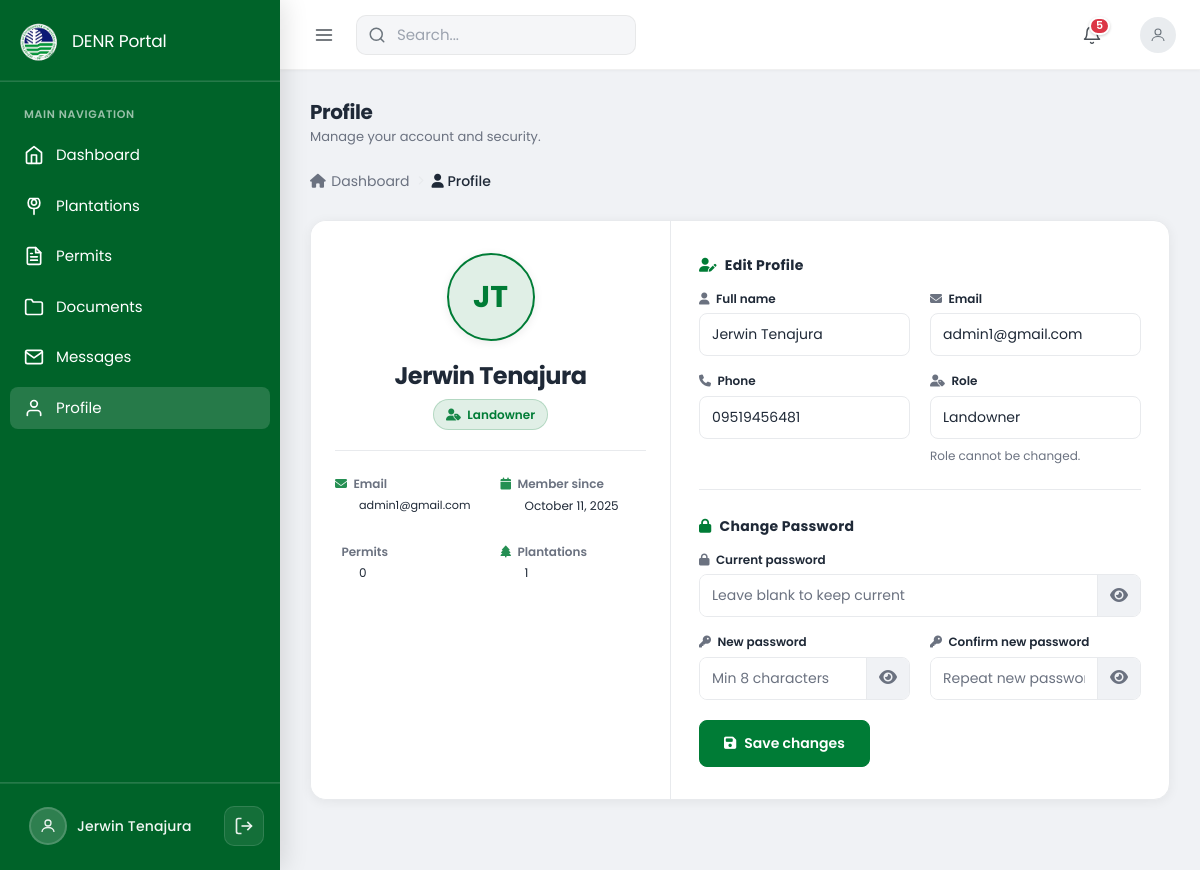
The app's page /modules/landowner/profile/profile.php (signed in) with its own data.
### tables this page shows
CREATE TABLE `users` (
  `user_id` int(11) NOT NULL,
  `full_name` varchar(150) NOT NULL,
  `email` varchar(100) NOT NULL,
  `password` varchar(255) NOT NULL,
  `role` enum('landowner','officer','admin') NOT NULL,
  `contact_number` varchar(20) DEFAULT NULL,
  `created_at` timestamp NOT NULL DEFAULT current_timestamp(),
  `profile_img` varchar(255) DEFAULT 'default.png',
  `status` enum('active','inactive') DEFAULT 'active'
);

### modules/landowner/profile/profile.php (the view, shortened to what the rows shown need)
<?php
$database = new Database();
$db = $database->getConnection();
$user_id = $_SESSION['user_id'];
$query = "SELECT * FROM users WHERE user_id = :user_id";
$stmt = $db->prepare($query);
$stmt->execute([':user_id' => $user_id]);
$user = $stmt->fetch(PDO::FETCH_ASSOC);
$profile_img = $user['profile_img'] ?? 'default.png';
$profile_img_path = __DIR__ . '/../../../assets/uploads/profiles/' . $profile_img;
$has_image = ($profile_img !== 'default.png' && !empty($profile_img) && file_exists($profile_img_path));
$initials = 'U';
if (!empty($user['full_name'])) {
    $words = explode(' ', trim($user['full_name']));
    $initials = strtoupper(mb_substr($words[0], 0, 1));
    if (count($words) > 1) $initials .= strtoupper(mb_substr($words[1], 0, 1));
}
?>
<!DOCTYPE html>
<html lang="en">
<head>
    <link href="https://cdn.jsdelivr.net/npm/bootstrap@5.3.0/dist/css/bootstrap.min.css" rel="stylesheet">
    <link rel="stylesheet" href="https://cdnjs.cloudflare.com/ajax/libs/font-awesome/6.4.0/css/all.min.css">
    <link rel="stylesheet" href="../../../assets/css/main.css">
    <link rel="stylesheet" href="../../../assets/css/admin_dashboard.css">
    <link rel="stylesheet" href="../../../assets/css/admin_profile.css">
</head>
<body class="admin-profile-page">
    <div class="dashboard-container">
        <?php include __DIR__ . '/../../../includes/sidebar.php'; ?>
        <main class="main-content">
            <?php include __DIR__ . '/../../../includes/header.php'; ?>
            <div class="dashboard-content admin-dashboard admin-profile">
                <header class="admin-dashboard-header">
                    <div>
                        <h1 class="admin-dashboard-title">Profile</h1>
                    </div>
                </header>
                <div class="profile-container">
                    <div class="profile-col profile-col-hero">
                        <div class="profile-hero">
                            <div class="profile-hero-avatar-wrap">
                                <label for="profileUpload" class="profile-hero-avatar" id="profileHeroAvatar" tabindex="0" aria-label="Change profile photo">
                                    <?php if ($has_image): ?>
                                    <img id="profileImage" src="../../../assets/uploads/profiles/<?php echo htmlspecialchars($profile_img); ?>" alt="" onerror="this.style.display='none'; var p=document.getElementById('profileImagePlaceholder'); if(p) p.style.display='flex';">
                                    <span id="profileImagePlaceholder" class="profile-hero-initials" style="display:none;"><?php echo htmlspecialchars($initials); ?></span>
                                    <?php else: ?>
                                    <span id="profileImagePlaceholder" class="profile-hero-initials"><?php echo htmlspecialchars($initials); ?></span>
                                    <?php endif; ?>
                                </label>
                            </div>
                            <div class="profile-hero-info">
                                <h3 class="profile-hero-name" id="profileDisplayName"><?php echo htmlspecialchars($user['full_name'] ?? 'User'); ?></h3>
                                <div class="profile-hero-role-wrap">
                                    <i class="fas fa-user-tag profile-hero-role-icon"></i>
                                    <span class="profile-hero-role"><?php echo htmlspecialchars(ucfirst($user['role'] ?? 'landowner')); ?></span>
                                </div>
                                <ul class="profile-hero-details" aria-label="Profile details">
                                    <li class="profile-hero-detail-item">
                                        <div class="profile-hero-detail-head">
                                            <i class="fas fa-envelope profile-hero-detail-icon"></i>
                                            <span class="profile-hero-detail-label">Email</span>
                                        </div>
                                        <span class="profile-hero-detail-value profile-hero-detail-value--email"><?php echo htmlspecialchars($user['email'] ?? '—'); ?></span>
                                    </li>
                                    <li class="profile-hero-detail-item">
                                        <div class="profile-hero-detail-head">
                                            <i class="fas fa-calendar profile-hero-detail-icon"></i>
                                            <span class="profile-hero-detail-label">Member since</span>
                                        </div>
                                        <span class="profile-hero-detail-value"><?php echo !empty($user['created_at']) ? date('F j, Y', strtotime($user['created_at'])) : '—'; ?></span>
                                    </li>
                                    <li class="profile-hero-detail-item">
                                    </li>
                                    <li class="profile-hero-detail-item">
                                    </li>
                                </ul>
                            </div>
                        </div>
                    </div>
                    <div class="profile-col profile-col-form">
                        <form id="updateProfileForm" class="profile-form">
                            <div class="profile-form-block">
                                <div class="profile-form-grid">
                                    <div class="profile-form-row">
                                        <label for="fullName"><i class="fas fa-user profile-form-label-icon"></i> Full name</label>
                                        <input type="text" id="fullName" name="full_name" value="<?php echo htmlspecialchars($user['full_name'] ?? ''); ?>" required maxlength="120" autocomplete="name">
                                    </div>
                                    <div class="profile-form-row">
                                        <label for="email"><i class="fas fa-envelope profile-form-label-icon"></i> Email</label>
                                        <input type="email" id="email" name="email" value="<?php echo htmlspecialchars($user['email'] ?? ''); ?>" required maxlength="120" autocomplete="email">
                                    </div>
                                    <div class="profile-form-row">
                                        <label for="phone"><i class="fas fa-phone profile-form-label-icon"></i> Phone</label>
                                        <input type="tel" id="phone" name="contact_number" value="<?php echo htmlspecialchars($user['contact_number'] ?? ''); ?>" maxlength="15" autocomplete="tel" inputmode="numeric" pattern="[0-9]{7,15}" title="7–15 digits, no letters">
                                    </div>
                                    <div class="profile-form-row">
                                        <label><i class="fas fa-user-tag profile-form-label-icon"></i> Role</label>
                                        <input type="text" value="<?php echo htmlspecialchars(ucfirst($user['role'] ?? 'landowner')); ?>" disabled class="profile-form-input-disabled">
                                        <span class="profile-form-note">Role cannot be changed.</span>
                                    </div>
                                </div>
                            </div>
                        </form>
                    </div>
                </div>
            </div>
        </main>
    </div>
    <?php include __DIR__ . '/../../../includes/role_notifications.php'; ?>
</body>
</html>

### includes/sidebar.php (shortened to what the rows shown need)
<?php
$sidebar_profile_img = 'default.png';
$sidebar_user_name = 'User';
try {
    $database = new Database();
    $db = $database->getConnection();
    $stmt = $db->prepare("SELECT profile_img, full_name FROM users WHERE user_id = :user_id");
    $stmt->bindParam(':user_id', $_SESSION['user_id']);
    $stmt->execute();
    $row = $stmt->fetch(PDO::FETCH_ASSOC);
    if ($row) {
        $sidebar_profile_img = $row['profile_img'] ?? 'default.png';
        $sidebar_user_name = $row['full_name'] ?? 'User';
    }
} catch (Exception $e) {
}
?>
<!DOCTYPE html>
<html lang="en">
<head>
    <link href="https://cdn.jsdelivr.net/npm/bootstrap@5.3.0/dist/css/bootstrap.min.css" rel="stylesheet">
    <link rel="stylesheet" href="https://cdnjs.cloudflare.com/ajax/libs/font-awesome/6.4.0/css/all.min.css">
    <link rel="stylesheet" href="../../../assets/css/main.css">
</head>
<body>
    <aside class="sidebar">
        <div class="sidebar-footer">
            <div class="sidebar-footer-row">
                <a href="../profile/profile.php" class="sidebar-profile">
                    <?php
                    $img_path = __DIR__ . '/../assets/uploads/profiles/' . $sidebar_profile_img;
                    if ($sidebar_profile_img !== 'default.png' && file_exists($img_path)): ?>
                        <img src="../../../assets/uploads/profiles/<?php echo htmlspecialchars($sidebar_profile_img); ?>" alt="" class="sidebar-profile-img">
                    <?php else: ?>
                        <span class="sidebar-profile-avatar"><svg viewBox="0 0 24 24" fill="none" stroke="currentColor" stroke-width="1.75"><circle cx="12" cy="8" r="4"/><path d="M4 20c0-4 4-6 8-6s8 2 8 6"/></svg></span>
                    <?php endif; ?>
                    <span class="sidebar-profile-name"><?php echo htmlspecialchars($sidebar_user_name); ?></span>
                </a>
            </div>
        </div>
    </aside>
</body>
</html>

### records on screen
users: full_name "Jerwin Tenajura", full_name "JT", role "Landowner", email "admin1@gmail.com", created_at "October 11, 2025", contact_number "09519456481"

### other values on screen
$unread_count "5"
$stats['permits'] "0"
$stats['plantations'] "1"
